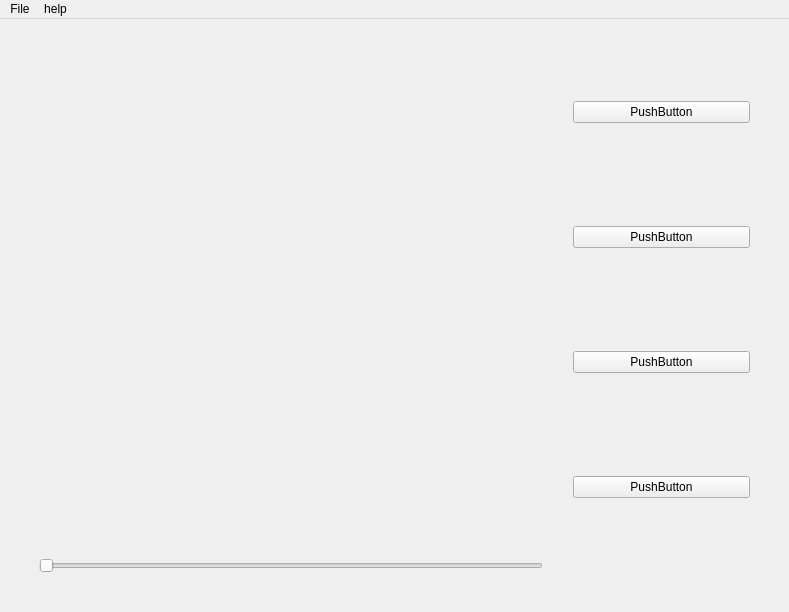
<?xml version="1.0" encoding="UTF-8"?>
<ui version="4.0">
 <class>RenderingWindow</class>
 <widget class="QMainWindow" name="RenderingWindow">
  <property name="geometry">
   <rect>
    <x>0</x>
    <y>0</y>
    <width>789</width>
    <height>602</height>
   </rect>
  </property>
  <property name="sizePolicy">
   <sizepolicy hsizetype="Expanding" vsizetype="Expanding">
    <horstretch>0</horstretch>
    <verstretch>0</verstretch>
   </sizepolicy>
  </property>
  <property name="maximumSize">
   <size>
    <width>16777215</width>
    <height>602</height>
   </size>
  </property>
  <property name="acceptDrops">
   <bool>false</bool>
  </property>
  <property name="windowTitle">
   <string>Application</string>
  </property>
  <widget class="QWidget" name="centralwidget">
   <property name="sizePolicy">
    <sizepolicy hsizetype="Fixed" vsizetype="Fixed">
     <horstretch>0</horstretch>
     <verstretch>0</verstretch>
    </sizepolicy>
   </property>
   <layout class="QHBoxLayout" name="horizontalLayout_2">
    <item>
     <layout class="QHBoxLayout" name="horizontalLayout_3">
      <property name="spacing">
       <number>30</number>
      </property>
      <property name="sizeConstraint">
       <enum>QLayout::SetDefaultConstraint</enum>
      </property>
      <property name="leftMargin">
       <number>30</number>
      </property>
      <property name="topMargin">
       <number>0</number>
      </property>
      <property name="rightMargin">
       <number>30</number>
      </property>
      <property name="bottomMargin">
       <number>30</number>
      </property>
      <item>
       <layout class="QVBoxLayout" name="verticalLayout">
        <item>
         <widget class="QVTKWidget" name="qvtkWidget">
          <property name="sizePolicy">
           <sizepolicy hsizetype="Preferred" vsizetype="Preferred">
            <horstretch>0</horstretch>
            <verstretch>0</verstretch>
           </sizepolicy>
          </property>
          <property name="minimumSize">
           <size>
            <width>500</width>
            <height>500</height>
           </size>
          </property>
         </widget>
        </item>
        <item>
         <widget class="QSlider" name="horizontalSlider">
          <property name="orientation">
           <enum>Qt::Horizontal</enum>
          </property>
         </widget>
        </item>
       </layout>
      </item>
      <item>
       <layout class="QVBoxLayout" name="verticalLayout_2">
        <property name="rightMargin">
         <number>0</number>
        </property>
        <item>
         <widget class="QPushButton" name="pushButton_2">
          <property name="sizePolicy">
           <sizepolicy hsizetype="Fixed" vsizetype="Fixed">
            <horstretch>0</horstretch>
            <verstretch>0</verstretch>
           </sizepolicy>
          </property>
          <property name="minimumSize">
           <size>
            <width>177</width>
            <height>0</height>
           </size>
          </property>
          <property name="text">
           <string>PushButton</string>
          </property>
         </widget>
        </item>
        <item>
         <widget class="QPushButton" name="pushButton_4">
          <property name="sizePolicy">
           <sizepolicy hsizetype="Fixed" vsizetype="Fixed">
            <horstretch>0</horstretch>
            <verstretch>0</verstretch>
           </sizepolicy>
          </property>
          <property name="minimumSize">
           <size>
            <width>177</width>
            <height>0</height>
           </size>
          </property>
          <property name="text">
           <string>PushButton</string>
          </property>
         </widget>
        </item>
        <item>
         <widget class="QPushButton" name="pushButton_3">
          <property name="sizePolicy">
           <sizepolicy hsizetype="Fixed" vsizetype="Fixed">
            <horstretch>0</horstretch>
            <verstretch>0</verstretch>
           </sizepolicy>
          </property>
          <property name="minimumSize">
           <size>
            <width>177</width>
            <height>0</height>
           </size>
          </property>
          <property name="text">
           <string>PushButton</string>
          </property>
         </widget>
        </item>
        <item>
         <widget class="QPushButton" name="pushButton">
          <property name="sizePolicy">
           <sizepolicy hsizetype="Fixed" vsizetype="Fixed">
            <horstretch>0</horstretch>
            <verstretch>0</verstretch>
           </sizepolicy>
          </property>
          <property name="minimumSize">
           <size>
            <width>177</width>
            <height>0</height>
           </size>
          </property>
          <property name="text">
           <string>PushButton</string>
          </property>
         </widget>
        </item>
       </layout>
      </item>
     </layout>
    </item>
   </layout>
  </widget>
  <widget class="QMenuBar" name="menubar">
   <property name="geometry">
    <rect>
     <x>0</x>
     <y>0</y>
     <width>789</width>
     <height>22</height>
    </rect>
   </property>
   <widget class="QMenu" name="menuFile">
    <property name="title">
     <string>File</string>
    </property>
    <addaction name="actionopen_file"/>
    <addaction name="actionopen_stack_of_files"/>
    <addaction name="actionopen_tif_Volume"/>
    <addaction name="actionsave"/>
    <addaction name="actionsave_as"/>
   </widget>
   <widget class="QMenu" name="menuhelp">
    <property name="title">
     <string>help</string>
    </property>
   </widget>
   <addaction name="menuFile"/>
   <addaction name="menuhelp"/>
  </widget>
  <action name="actionopen_file">
   <property name="text">
    <string>open file</string>
   </property>
  </action>
  <action name="actionsave">
   <property name="text">
    <string>save</string>
   </property>
  </action>
  <action name="actionsave_as">
   <property name="text">
    <string>save as</string>
   </property>
  </action>
  <action name="actionopen_stack_of_files">
   <property name="text">
    <string>open stack of files</string>
   </property>
  </action>
  <action name="actionopen_tif_Volume">
   <property name="text">
    <string>open tif Volume</string>
   </property>
  </action>
 </widget>
 <customwidgets>
  <customwidget>
   <class>QVTKWidget</class>
   <extends>QWidget</extends>
   <header>QVTKWidget.h</header>
  </customwidget>
 </customwidgets>
 <resources/>
 <connections/>
</ui>
